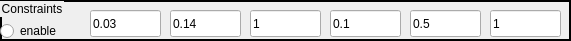
  <widget class="QGroupBox" name="gBConstrains">
   <property name="enabled">
    <bool>true</bool>
   </property>
   <property name="geometry">
    <rect>
     <x>190</x>
     <y>549</y>
     <width>571</width>
     <height>41</height>
    </rect>
   </property>
   <property name="styleSheet">
    <string notr="true">QGroupBox{
border-width:2px;
border-style:solid;
border-color:black;
}</string>
   </property>
   <property name="title">
    <string>Constraints</string>
   </property>
   <widget class="QRadioButton" name="rBenable_constraints">
    <property name="geometry">
     <rect>
      <x>0</x>
      <y>20</y>
      <width>81</width>
      <height>22</height>
     </rect>
    </property>
    <property name="text">
     <string>enable</string>
    </property>
   </widget>
   <widget class="QLineEdit" name="lE_pos_wcr">
    <property name="geometry">
     <rect>
      <x>90</x>
      <y>10</y>
      <width>71</width>
      <height>27</height>
     </rect>
    </property>
    <property name="text">
     <string>0.03</string>
    </property>
   </widget>
   <widget class="QLineEdit" name="lE_pos_wth">
    <property name="geometry">
     <rect>
      <x>170</x>
      <y>10</y>
      <width>71</width>
      <height>27</height>
     </rect>
    </property>
    <property name="text">
     <string>0.14</string>
    </property>
   </widget>
   <widget class="QLineEdit" name="lE_pos_lambda">
    <property name="geometry">
     <rect>
      <x>250</x>
      <y>10</y>
      <width>71</width>
      <height>27</height>
     </rect>
    </property>
    <property name="text">
     <string>1</string>
    </property>
   </widget>
   <widget class="QLineEdit" name="lE_ori_wcr">
    <property name="geometry">
     <rect>
      <x>330</x>
      <y>10</y>
      <width>71</width>
      <height>27</height>
     </rect>
    </property>
    <property name="text">
     <string>0.1</string>
    </property>
   </widget>
   <widget class="QLineEdit" name="lE_ori_wth">
    <property name="geometry">
     <rect>
      <x>410</x>
      <y>10</y>
      <width>71</width>
      <height>27</height>
     </rect>
    </property>
    <property name="text">
     <string>0.5</string>
    </property>
   </widget>
   <widget class="QLineEdit" name="lE_ori_lambda">
    <property name="geometry">
     <rect>
      <x>490</x>
      <y>10</y>
      <width>71</width>
      <height>27</height>
     </rect>
    </property>
    <property name="text">
     <string>1</string>
    </property>
   </widget>
  </widget>
